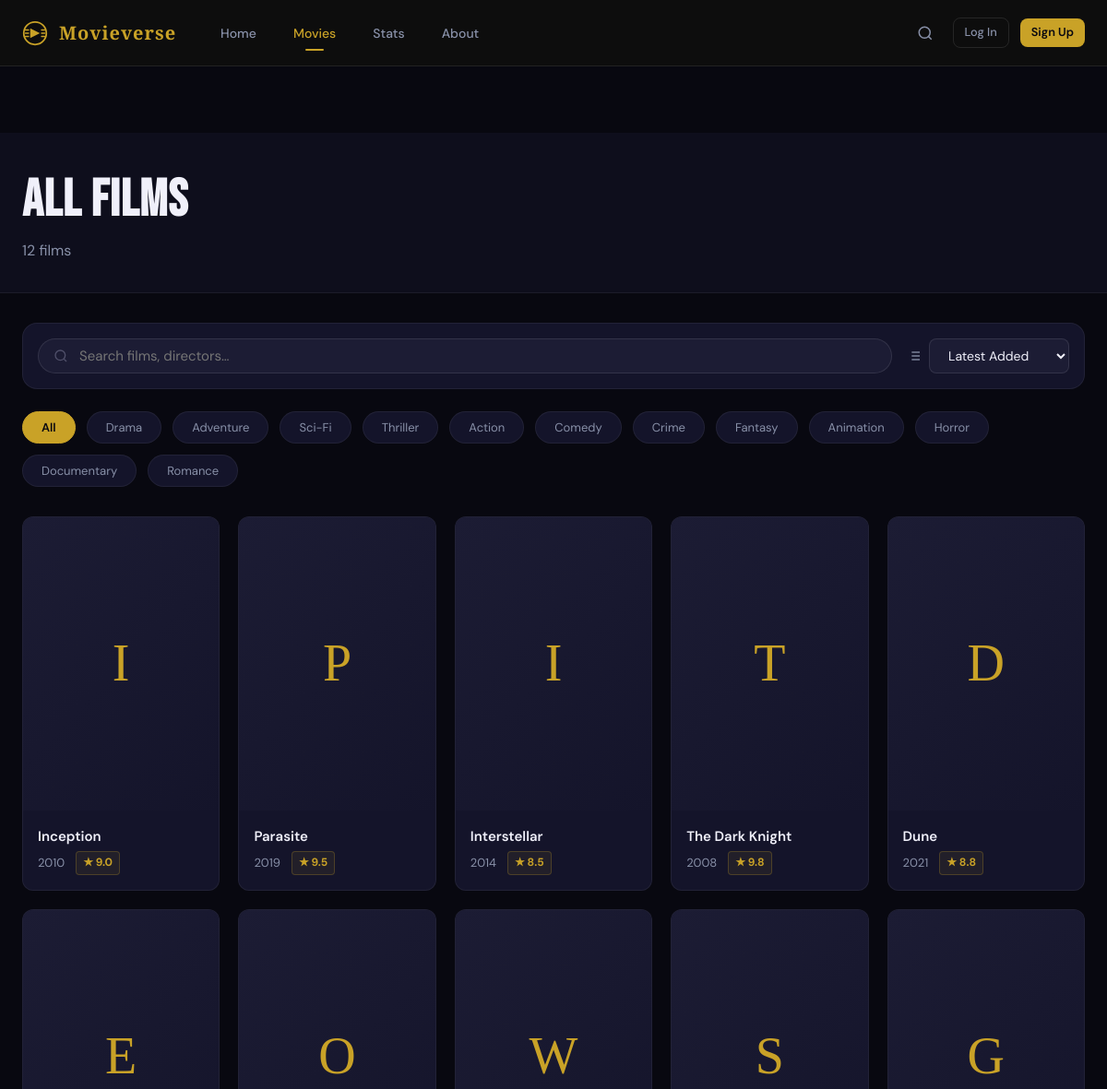
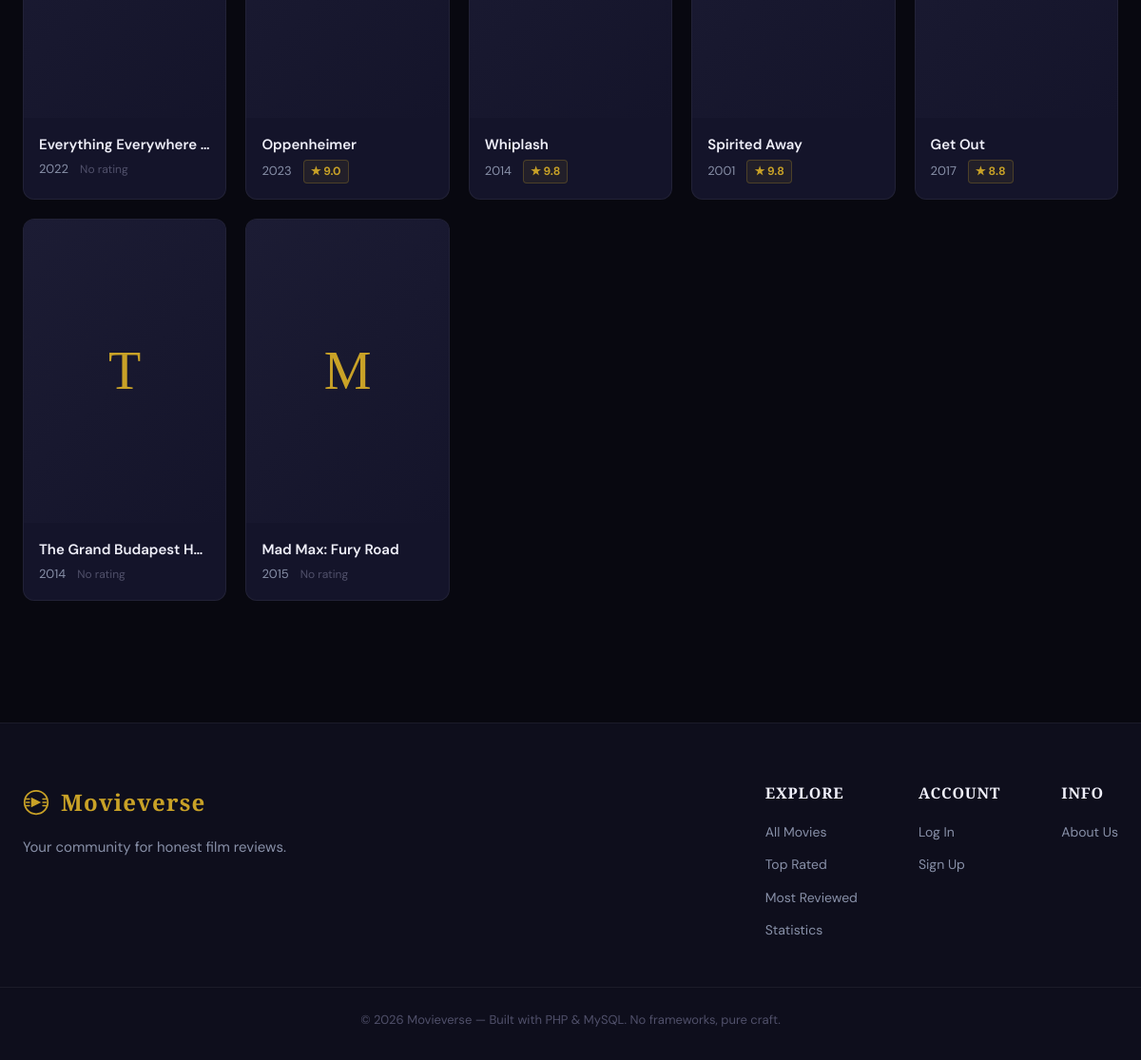
The app's page /movies.php with its own data (2 pictures, top to bottom).
### tables this page shows
CREATE TABLE `genres` (
  `id` int(11) NOT NULL,
  `name` varchar(50) NOT NULL,
  `slug` varchar(50) NOT NULL,
  `created_at` timestamp NOT NULL DEFAULT current_timestamp()
);

CREATE TABLE `movies` (
  `id` int(11) NOT NULL,
  `title` varchar(200) NOT NULL,
  `year` year(4) NOT NULL,
  `director` varchar(100) DEFAULT NULL,
  `duration` int(11) DEFAULT NULL COMMENT 'in minutes',
  `synopsis` text DEFAULT NULL,
  `poster_url` varchar(500) DEFAULT NULL,
  `trailer_url` varchar(500) DEFAULT NULL,
  `created_at` timestamp NOT NULL DEFAULT current_timestamp(),
  `updated_at` timestamp NOT NULL DEFAULT current_timestamp() ON UPDATE current_timestamp()
);

### includes/helpers.php (called while the page is built, shortened)
<?php
function getMovies(PDO $pdo, array $opts = []): array {
    $search   = $opts['search']   ?? '';
    $genre    = $opts['genre']    ?? '';
    $sort     = $opts['sort']     ?? 'latest';
    $limit    = $opts['limit']    ?? 0;
    $offset   = $opts['offset']   ?? 0;
    $where = ['1=1'];
    $params = [];
    $orderBy = match($sort) {
        'rating'  => 'avg_rating DESC, review_count DESC',
        'reviews' => 'review_count DESC, avg_rating DESC',
        'title'   => 'm.title ASC',
        default   => 'm.created_at DESC',
    };
    $limitClause = $limit > 0 ? "LIMIT {$limit} OFFSET {$offset}" : '';
    $whereStr = implode(' AND ', $where);
    $sql = "
        SELECT
            m.*,
            COUNT(DISTINCT r.id) AS review_count,
            COALESCE(ROUND(AVG(r.rating), 1), 0) AS avg_rating,
            COUNT(DISTINCT f.user_id) AS favorite_count,
            GROUP_CONCAT(DISTINCT g.name ORDER BY g.name SEPARATOR ', ') AS genres
        FROM movies m
        LEFT JOIN reviews r ON m.id = r.movie_id
        LEFT JOIN favorites f ON m.id = f.movie_id
        LEFT JOIN movie_genres mg ON m.id = mg.movie_id
        LEFT JOIN genres g ON mg.genre_id = g.id
        WHERE {$whereStr}
        GROUP BY m.id
        ORDER BY {$orderBy}
        {$limitClause}
    ";
    $stmt = $pdo->prepare($sql);
    $stmt->execute($params);
    return $stmt->fetchAll();
}
function countMovies(PDO $pdo, string $search = '', string $genre = ''): int {
    $where = ['1=1'];
    $params = [];
    $whereStr = implode(' AND ', $where);
    $stmt = $pdo->prepare("SELECT COUNT(DISTINCT m.id) FROM movies m LEFT JOIN movie_genres mg ON m.id = mg.movie_id LEFT JOIN genres g ON mg.genre_id = g.id WHERE {$whereStr}");
    $stmt->execute($params);
    return (int)$stmt->fetchColumn();
}
function getGenres(PDO $pdo, bool $withCount = false): array {
    if ($withCount) {
        $stmt = $pdo->query("
            SELECT g.*, COUNT(DISTINCT mg.movie_id) AS movie_count
            FROM genres g
            LEFT JOIN movie_genres mg ON g.id = mg.genre_id
            GROUP BY g.id
            ORDER BY movie_count DESC, g.name ASC
        ");
    } else {
        $stmt = $pdo->query("SELECT * FROM genres ORDER BY name ASC");
    }
    return $stmt->fetchAll();
}
function ratingColor(?float $rating): string {
    if ($rating >= 8) return 'rating-gold';
    return 'rating-low';
}

### config/auth.php (called while the page is built, shortened)
<?php
function e(string $str): string {
    return htmlspecialchars($str, ENT_QUOTES, 'UTF-8');
}

### movies.php (the view, shortened to what this page needs)
<?php
require_once __DIR__ . '/config/db.php';
require_once __DIR__ . '/config/auth.php';
require_once __DIR__ . '/includes/helpers.php';
$search  = trim($_GET['q']     ?? '');
$genre   = trim($_GET['genre'] ?? '');
$sort    = in_array($_GET['sort'] ?? '', ['latest','rating','reviews','title']) ? $_GET['sort'] : 'latest';
$perPage = 24;
$page    = max(1, (int)($_GET['page'] ?? 1));
$offset  = ($page - 1) * $perPage;
$total    = countMovies($pdo, $search, $genre);
$movies   = getMovies($pdo, compact('search', 'genre', 'sort') + ['limit' => $perPage, 'offset' => $offset]);
$genres   = getGenres($pdo, true);
include __DIR__ . '/includes/header.php';
?>
<div style="background: var(--bg-surface); border-bottom: 1px solid var(--border); padding: var(--s-10) 0 var(--s-8);">
    <div class="container">
        <h1 style="font-family: var(--font-hero); font-size: clamp(2rem,5vw,3.5rem); color: var(--text-primary); margin-bottom: var(--s-2);">
            All Films
        </h1>
        <p style="color: var(--text-secondary);">
            <?= number_format($total) ?> film<?= $total !== 1 ? 's' : '' ?>
        </p>
    </div>
</div>
<div class="container" style="padding-top: var(--s-8); padding-bottom: var(--s-16);">
    <form method="GET" id="filterForm">
        <div class="filter-bar">
            <div class="filter-search" style="flex:1; min-width: 220px;">
                <svg viewBox="0 0 24 24" fill="none" stroke="currentColor" stroke-width="2"><circle cx="11" cy="11" r="8"/><line x1="21" y1="21" x2="16.65" y2="16.65"/></svg>
                <input type="text" name="q" id="searchInput"
                       value="<?= e($search) ?>"
                       placeholder="Search films, directors…">
            </div>
            <div class="filter-sort">
                <select name="sort" id="sortSelect">
                    <option value="latest"  <?= $sort==='latest'  ? 'selected':'' ?>>Latest Added</option>
                </select>
            </div>
        </div>
        <div class="genre-chips" style="margin-bottom: var(--s-8);">
            <button type="button" class="genre-chip <?= !$genre ? 'active' : '' ?>" data-genre="" onclick="document.getElementById('genreInput').value=''; document.getElementById('filterForm').submit()">All</button>
            <?php foreach ($genres as $g): ?>
            <button type="button" class="genre-chip <?= $genre === $g['slug'] ? 'active' : '' ?>"
                    data-genre="<?= e($g['slug']) ?>"
                    onclick="document.getElementById('genreInput').value='<?= e($g['slug']) ?>'; document.getElementById('filterForm').submit()">
                <?= e($g['name']) ?>
            </button>
            <?php endforeach; ?>
        </div>
    </form>
    <?php if (empty($movies)): ?>
    <div class="empty-state">
        <div class="empty-icon">🎬</div>
        <h3>No films found</h3>
        <p>Try a different search or filter.</p>
        <a href="movies.php" class="btn btn-ghost" style="margin-top:var(--s-4)">Browse All Films</a>
    </div>
    <?php else: ?>
    <div class="movies-grid stagger">
        <?php foreach ($movies as $movie): ?>
        <?php include __DIR__ . '/includes/movie-card.php'; ?>
        <?php endforeach; ?>
    </div>
    <?php endif; ?>
</div>
<?php include __DIR__ . '/includes/footer.php'; ?>

### includes/movie-card.php (shortened to what this page needs)
<div class="movie-card">
    <a href="<?= BASE_URL ?>/movie.php?id=<?= (int)$movie['id'] ?>">
        <div class="movie-poster">
        </div>
        <div class="movie-info">
            <div class="movie-title" title="<?= e($movie['title']) ?>"><?= e($movie['title']) ?></div>
            <div class="movie-meta">
                <span><?= e((string)$movie['year']) ?></span>
                <?php if ($movie['avg_rating'] > 0): ?>
                <span class="rating-badge <?= ratingColor((float)$movie['avg_rating']) ?>">
                    ★ <?= number_format((float)$movie['avg_rating'], 1) ?>
                </span>
                <?php else: ?>
                <span style="font-size:.75rem;color:var(--text-muted)">No rating</span>
                <?php endif; ?>
            </div>
        </div>
    </a>
</div>

### records on screen
genres: name "Drama"
genres: name "Adventure"
genres: name "Sci-Fi"
genres: name "Thriller"
genres: name "Action"
genres: name "Comedy"
genres: name "Crime"
genres: name "Fantasy"
genres: name "Animation"
genres: name "Horror"
genres: name "Documentary"
genres: name "Romance"
movies: title "Inception", year "2010", avg_rating "9.0"
movies: title "Parasite", year "2019", avg_rating "9.5"
movies: title "Interstellar", year "2014", avg_rating "8.5"
movies: title "The Dark Knight", year "2008", avg_rating "9.8"
movies: title "Dune", year "2021", avg_rating "8.8"
movies: title "Everything Everywhere…", year "2022", shows "No rating"
movies: title "Oppenheimer", year "2023", avg_rating "9.0"
movies: title "Whiplash", year "2014", avg_rating "9.8"
movies: title "Spirited Away", year "2001", avg_rating "9.8"
movies: title "Get Out", year "2017", avg_rating "8.8"
movies: title "The Grand Budapest H…", year "2014", shows "No rating"
movies: title "Mad Max: Fury Road", year "2015", shows "No rating"

### other values on screen
$total "12"
